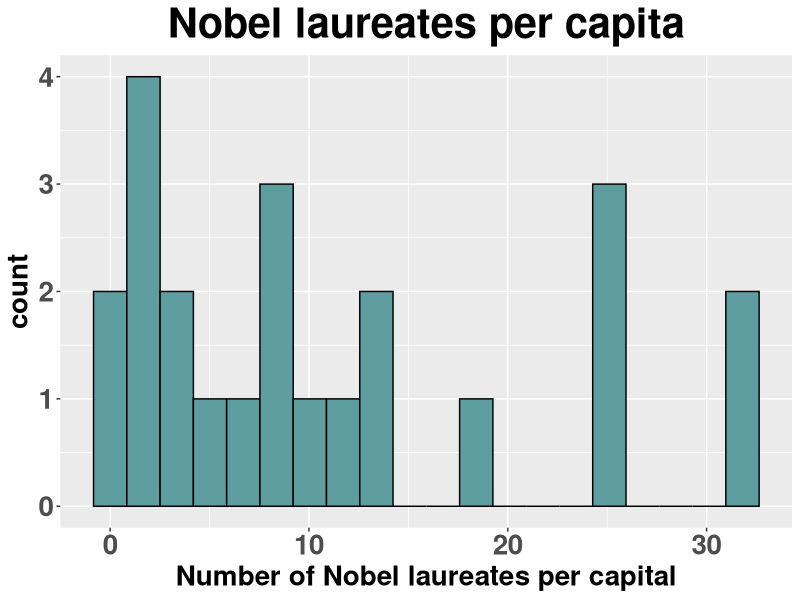
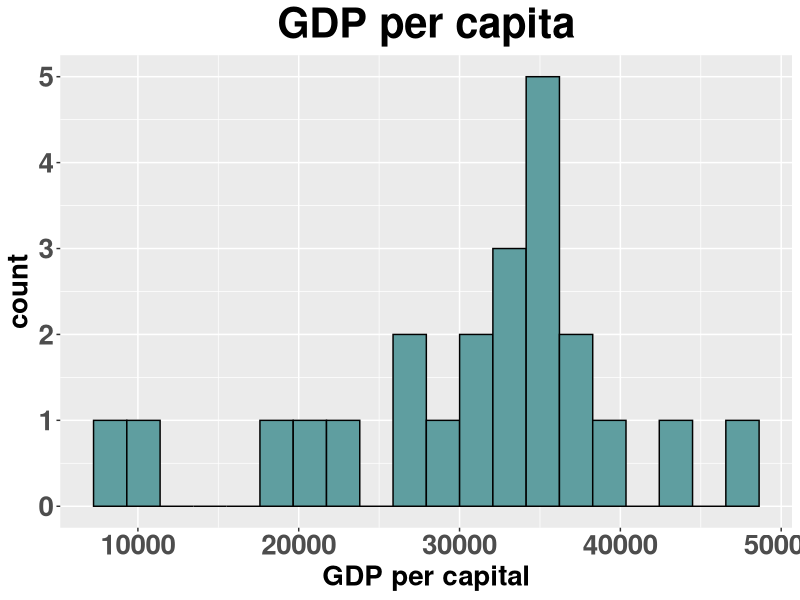
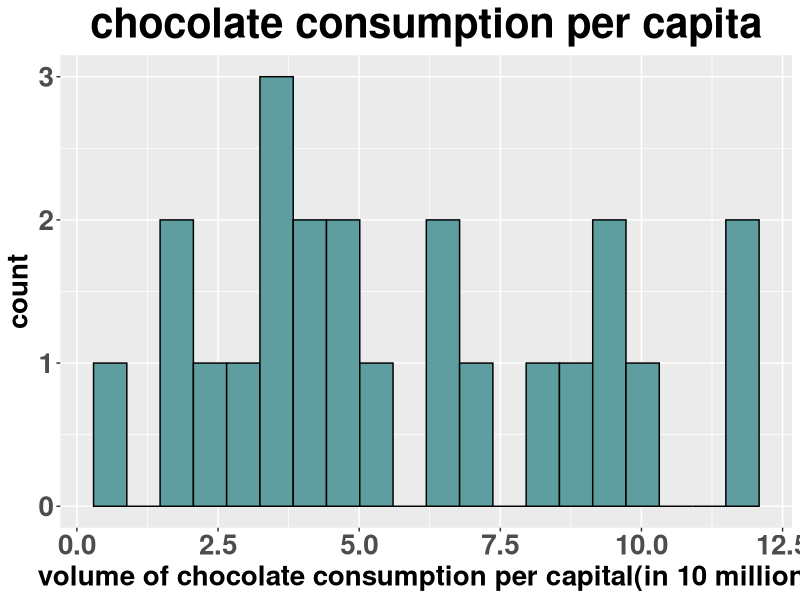
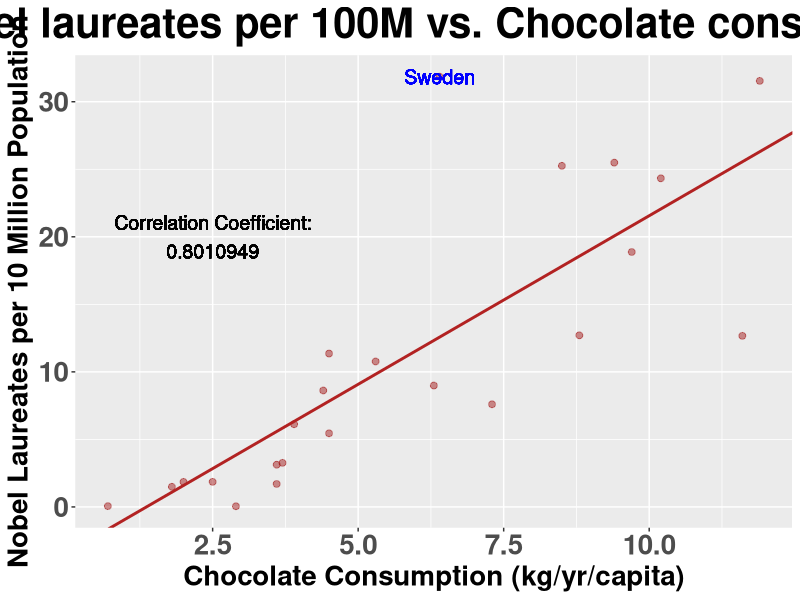
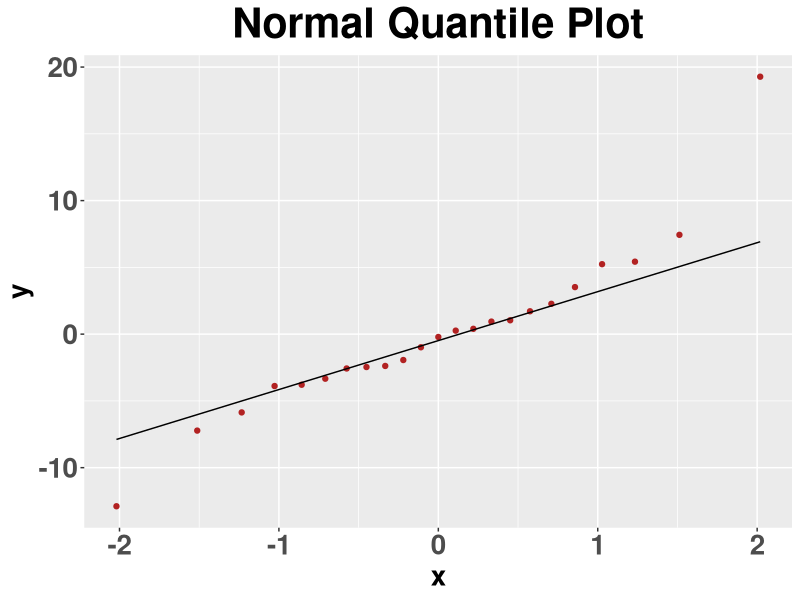
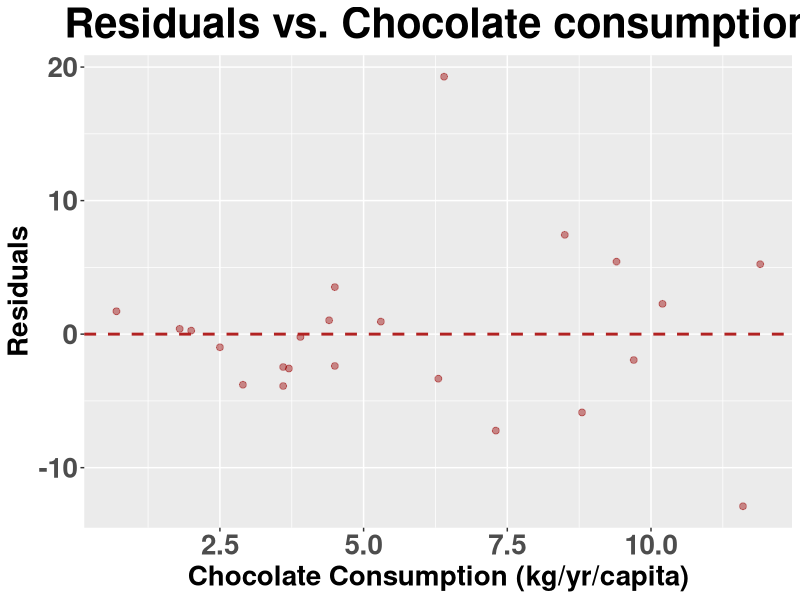
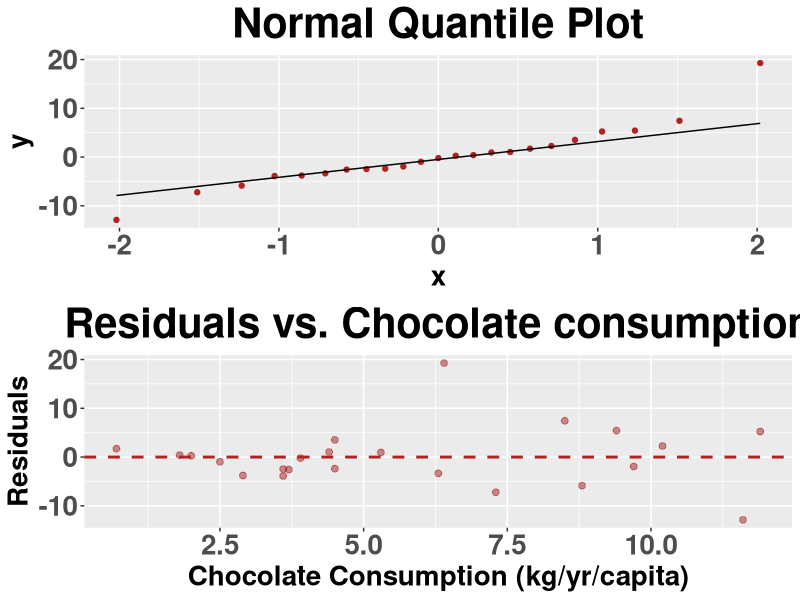
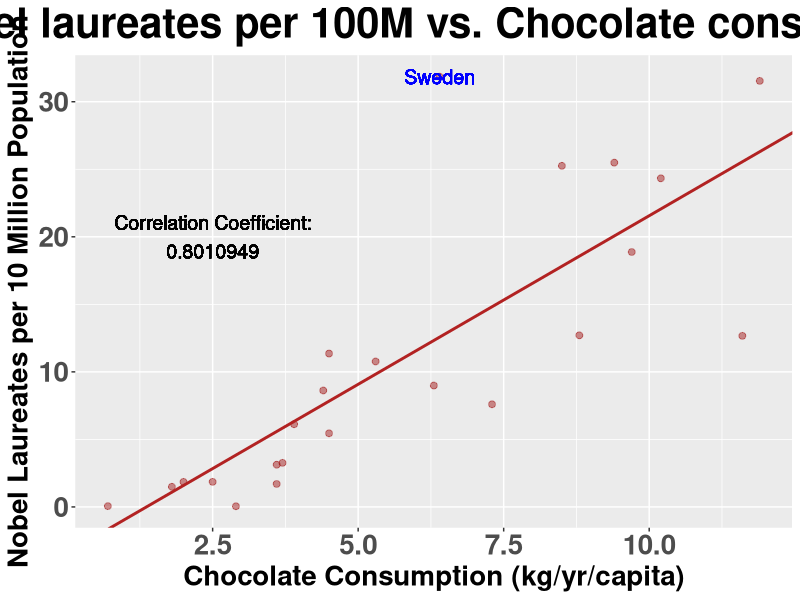

Reproduce these figures in R, in order.
## ---- chunk 1
knitr::opts_chunk$set(echo = TRUE)
require(tidyverse)
require(readxl)
require(tidyverse)
require(gridExtra)
require(broom)
library(ggplot2)
## ---- chunk 2
# import data
N_C<- read_delim("nobel_chocolate.txt", col_names=TRUE,delim=',') 
nobel_prize <- select(N_C,country,nobel_rate)
# filter data without Nobel Prize
filter(nobel_prize,round(nobel_prize$nobel_rate,digits = 0)==0)
nrow(filter(nobel_prize,round(nobel_prize$nobel_rate, digits = 0)==0))

## ---- chunk 3
sum_stat <- N_C %>% select(nobel_rate,GDP_cap,chocolate)%>%summarise_all(c("min","max","median","mean","sd"))
sum_stat_t <- matrix(sum_stat,nrow = 3,ncol = 5)
	
colnames(sum_stat_t) <- c("min","max","median","mean","sd")
rownames(sum_stat_t) <- c("Nobel laureates per capita(people/10m)","GDP per capita(dollar/capita)", "chocolate consumption(kg/yr/capita)")
sum_stat_t
## ---- chunk 4
theme.info <- theme(plot.title = element_text(size=30, face = "bold", hjust=0.5),
                    axis.title = element_text(size=20,face = "bold"),
                    axis.text=element_text(size=20, face = "bold")) 

h.nobel <- N_C %>% ggplot(aes(nobel_rate)) + geom_histogram(bins=20, col="black", fill="cadetblue") +
  ggtitle("Nobel laureates per capita") +
  labs(x="Number of Nobel laureates per capital") + 
  theme.info
h.nobel

# The shape of Nobel laureates per capita is the right skewd distribution

h.GDP <- N_C %>% ggplot(aes(GDP_cap)) + geom_histogram(bins=20, col="black", fill="cadetblue") +
  ggtitle("GDP per capita") +
  labs(x="GDP per capital") + 
  theme.info
h.GDP

# The shape of GDP per capita is the left skewd distribution

h.chocolate <- N_C %>% ggplot(aes(chocolate)) + geom_histogram(bins=20, col="black", fill="cadetblue") +
  ggtitle("chocolate consumption per capita") +
  labs(x="volume of chocolate consumption per capital(in 10 million)") + 
  theme.info
h.chocolate

# The shape of chocolate consumption per capita is the right skewd distribution
## ---- chunk 5
# complete regression model
lm.result <- lm(nobel_rate ~ chocolate, data = N_C)
# calculate correlation coefficient
cor_cn<-cor(N_C$nobel_rate,N_C$chocolate)
# plot the scatter point picture
s.NC <- N_C %>% ggplot(aes(x=chocolate, y=nobel_rate)) + geom_point(color="#99000070", size=2) +
  ggtitle(" Nobel laureates per 100M vs. Chocolate consumption") +
  labs(x="Chocolate Consumption (kg/yr/capita)", y="Nobel Laureates per 10 Million Population") +
  geom_text(aes(label = "Sweden",x=N_C$chocolate[N_C$country=="Sweden"],y=N_C$nobel_rate[N_C$country=="Sweden"]),cex=5,col="blue")+
  geom_abline(intercept= lm.result$coefficients[1] , slope=lm.result$coefficients[2], color='firebrick', size=1)+
  geom_text(cex = 5, aes(label = "Correlation Coefficient:\n0.8010949",x=2.5,y=20))+
  theme.info
s.NC
cor_cn
lm.result


## ---- chunk 6
lm.result$residuals
y.augment <- augment(lm.result)
y.augment



p.residualqq <- y.augment %>%  ggplot(aes(sample=.resid)) +
  stat_qq(col = "firebrick") +
  stat_qq_line() +
  ggtitle("Normal Quantile Plot") +
  theme.info

p.residualqq
## ---- chunk 7
## check for constant variance and normality ##
p.residual <- N_C %>% ggplot(aes(x = chocolate, y = lm.result$residuals),type = "p",pch = 19) +
  geom_point(color="#99000070", size=2)+
  ggtitle("Residuals vs. Chocolate consumption") +
  labs(x="Chocolate Consumption (kg/yr/capita)", y="Residuals") +
  geom_hline(yintercept = 0, col="firebrick", lty=2, lwd=1)+
  theme.info
p.residual

grid.arrange(p.residualqq, p.residual)
## ---- chunk 8
summary(lm.result)
# t = 6.133 
# In this t test, the degrees of freedom is 21. And the P-value here is 4.37e-06, which is smaller than α = 0.05. Therefore, the β1 is significantly different from zero and we can reject the H0 hypothesis.
## ---- chunk 9
s.NC

## ---- chunk 10
## Nobel Laureates(per 10 Million Population) = -3.400 (per 10 Million Population) + 2.496(per 10 Million Population)*Chocolate Consumption/(kg/yr/capita)

Expected_Nobel_Sweden <- -3.400+2.496*N_C$chocolate[N_C$country=="Sweden"]
Expected_Nobel_Sweden
## The number of Nobel laureates expected to be for Sweden is 12.5744 per 10M population.

Residual_Sweden <- N_C$nobel_rate[N_C$country =="Sweden"]-Expected_Nobel_Sweden
Residual_Sweden 
## The residual is 19.2806 per 10M population.
## ---- chunk 11
## (a) (i)
s.NG <- N_C %>% ggplot(aes(x=GDP_cap, y=nobel_rate)) + geom_point(color="#99000070", size=2) +
  ggtitle(" Nobel laureates per 100M vs. GDP per Capita") +
  labs(x="GDP per Capita", y="Nobel Laureates per 10 Million Population") +
  geom_text(aes(label = "Sweden",x=N_C$GDP_cap[N_C$country=="Sweden"],y=N_C$nobel_rate[N_C$country=="Sweden"]),cex=5,col="blue")+
  theme.info
s.NG
## (a)(ii)
s.LOGNG <- N_C %>% ggplot(aes(x=GDP_cap, y=log(nobel_rate))) + geom_point(color="#99000070", size=2) +
  ggtitle(" Log(Nobel laureates per 10M)vs. GDP per Capita") +
  labs(x="GDP per Capita", y="Log Number of Nobel Laureates per 10 Million Population") +
  geom_text(aes(label = "China",x=N_C$GDP_cap[N_C$country=="China"],y=log(N_C$nobel_rate[N_C$country=="China"])),cex=5,col="blue")+
  geom_text(aes(label = "Brazil",x=N_C$GDP_cap[N_C$country=="Brazil"],y=log(N_C$nobel_rate[N_C$country=="Brazil"])),cex=5,col="blue")+
  geom_text(aes(label = "Sweden",x=N_C$GDP_cap[N_C$country=="Sweden"],y=log(N_C$nobel_rate[N_C$country=="Sweden"])),cex=5,col="blue")+
  theme.info
s.LOGNG

grid.arrange(s.NG,s.LOGNG)
# The log(Nobel Laureates) vs. GDP per capita is more linear.
## ---- chunk 12
lm.logresult <- lm(log(nobel_rate) ~ GDP_cap, data = N_C)
lm.logresult
s.LOGNGrg <- N_C %>% ggplot(aes(x=GDP_cap, y=log(nobel_rate))) + geom_point(color="#99000070", size=2) +
  ggtitle(" Log(Nobel laureates per 10M)vs. GDP per Capita") +
  labs(x="GDP per Capita", y="Log Number of Nobel Laureates per 10 Million Population") +
  geom_abline(intercept= lm.logresult$coefficients[1] , slope=lm.logresult$coefficients[2], color='firebrick', size=1)+
  theme.info
s.LOGNGrg
## ---- chunk 13
beta1 <- exp(lm.logresult$coefficients[2])
beta1

## ---- chunk 14
summary(lm.result)
pt(-6.133,21,lower.tail = FALSE)


